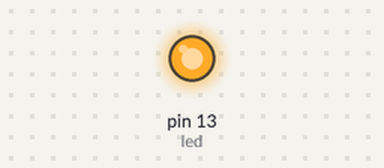
Recording of a sketch running on a simulated Arduino Uno, built with avr-gcc and run on an emulated ATmega328P. On the bench: output pins drawn as LEDs (lit = HIGH). No radio packets arrive unless stated; what the sketch prints to the serial monitor is not drawn.

Above: at 0.1 s.
Timing chart, 0 to 1.6 s (numbered marks = the images above):
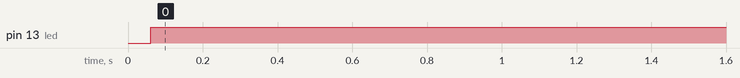

The sketch:

transmitterfinal.ino
```cpp
#include <VirtualWire.h>


#include<Wire.h>
# define led 13
const int transmit_en_pin = 3;
const int transmit_pin = 11;
const int MPU_addr=0x68;
int16_t axis_X,axis_Y,axis_Z;

int minVal=265;
int maxVal=402;

double x;
double y;
double z;


void setup(){
   vw_set_tx_pin(transmit_pin);

  vw_set_ptt_pin(transmit_en_pin);
  vw_set_ptt_inverted(true); // Required for DR3100
  vw_setup(2000);   // Bits per sec
//
//  Wire.begin();
//  Wire.beginTransmission(MPU_addr);
//  Wire.write(0x6B);
//  Wire.write(0);
//  Wire.endTransmission(true);
  Serial.begin(9600);
  pinMode(led,OUTPUT);
}
void loop(){
//  Wire.beginTransmission(MPU_addr);
//  Wire.write(0x3B);
//  Wire.endTransmission(false);
//  Wire.requestFrom(MPU_addr,14,true);
//  axis_X=Wire.read()<<8|Wire.read();
//
//  axis_Y=Wire.read()<<8|Wire.read();
//  axis_Z=Wire.read()<<8|Wire.read();
//    int xAng = map(axis_X,minVal,maxVal,-90,90);
//    int yAng = map(axis_Y,minVal,maxVal,-90,90);
//    int zAng = map(axis_Z,minVal,maxVal,-90,90);
//
//       x= RAD_TO_DEG * (atan2(-yAng, -zAng)+PI);
//       y= RAD_TO_DEG * (atan2(-xAng, -zAng)+PI);
//       z= RAD_TO_DEG * (atan2(-yAng, -xAng)+PI);
//
//     Serial.print("Angle of inclination in X axis = ");
//     Serial.println(x);
//     Serial.println((char)176);
//
//
//
//    Serial.print("Angle of inclination in Y axis= ");
//     Serial.print(y);
//     Serial.println((char)176);

   /* Serial.print("Angle of inclination in Z axis= ");
     Serial.print(z);
     Serial.println((char)176);*/

      Serial.println("-------------------------------------------");
       char msg1[1] = {'0'};
     vw_send((uint8_t *)msg1, 1);
  vw_wait_tx();
   digitalWrite(led,HIGH);
//delay(1000);


     if(x>25 && x<65 )
     {
      Serial.println(" FORWARD ");
     char msg1[1] = {'0'};
     Serial.println(msg1);
  vw_send((uint8_t *)msg1, 1);
  vw_wait_tx();
}


else if(x>320 && x<358)
{
  Serial.println(" Stop");
  char a[1] = {'7'};

 Serial.println(a);

  vw_send((uint8_t *)a, 1);
  vw_wait_tx();
}


else if(y>5 && y<65 )
{

  Serial.println("   RIGHT   ");
    char msg2[1] = {'2'};

 Serial.println(msg2);

  vw_send((uint8_t *)msg2, 1);
  vw_wait_tx();
}


else if(y>280 && y<330)
  {

  Serial.println("   LEFT    ");
   char msg3[1] = {'3'};

 Serial.println(msg3);

  vw_send((uint8_t *)msg3, 1);
  vw_wait_tx();
}
else if (((x>359  && x<360))||(x>=0 && x<7))
{
  Serial.println( "STOP ");
   char msg4[1] = {'8'};

 Serial.println(msg4);

  vw_send((uint8_t *)msg4, 1);
  vw_wait_tx();
}

else if(x>270 && x<330)
{
  Serial.println("REVERSE");
   char msg5[1] ={'9'};

   Serial.println(msg5);

   vw_send((uint8_t*)msg5, 1);
   vw_wait_tx();
}


}
void send(char message)//send function definition
{
  Serial.println(message);
  vw_send((uint8_t *)message, strlen(message));
  vw_wait_tx(); // Wait until the whole message is gone
}
```

Measured:
- by itself, pin 13 (led): LOW → HIGH at 0.06 s
